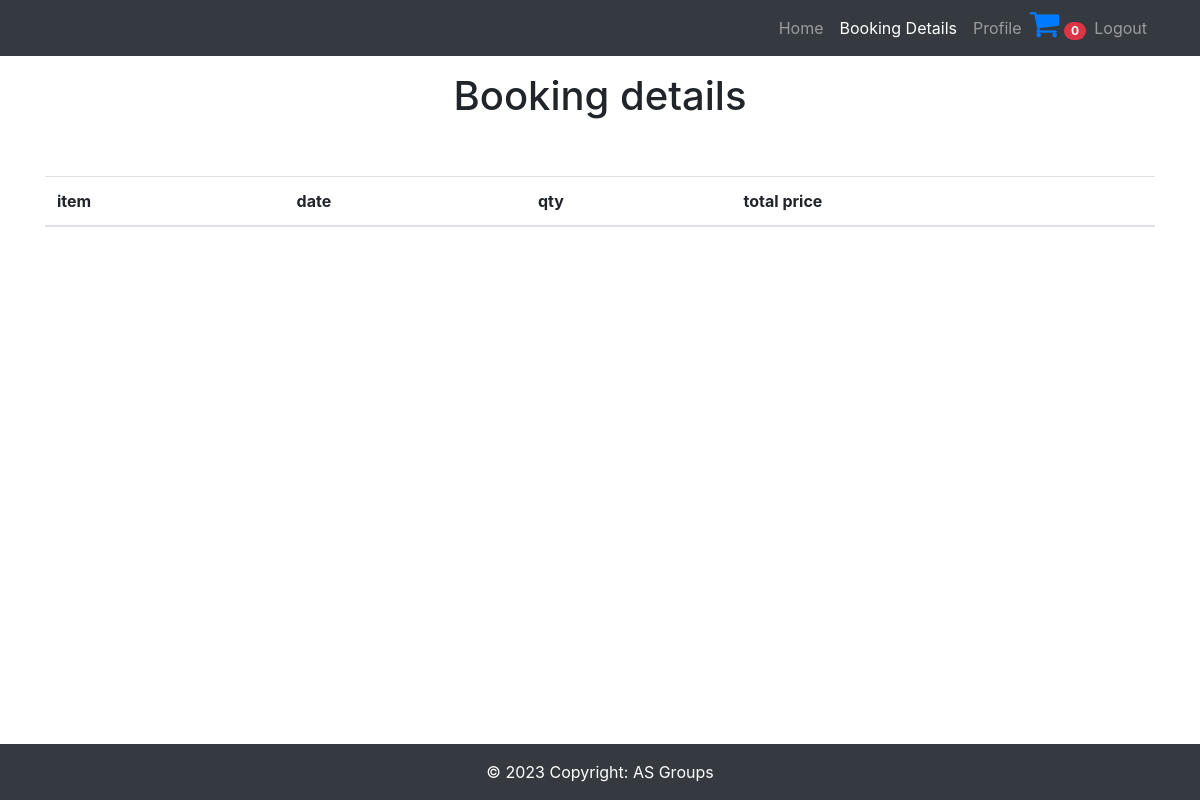
/book_details (signed in), run on an earlier commit of the app's database.
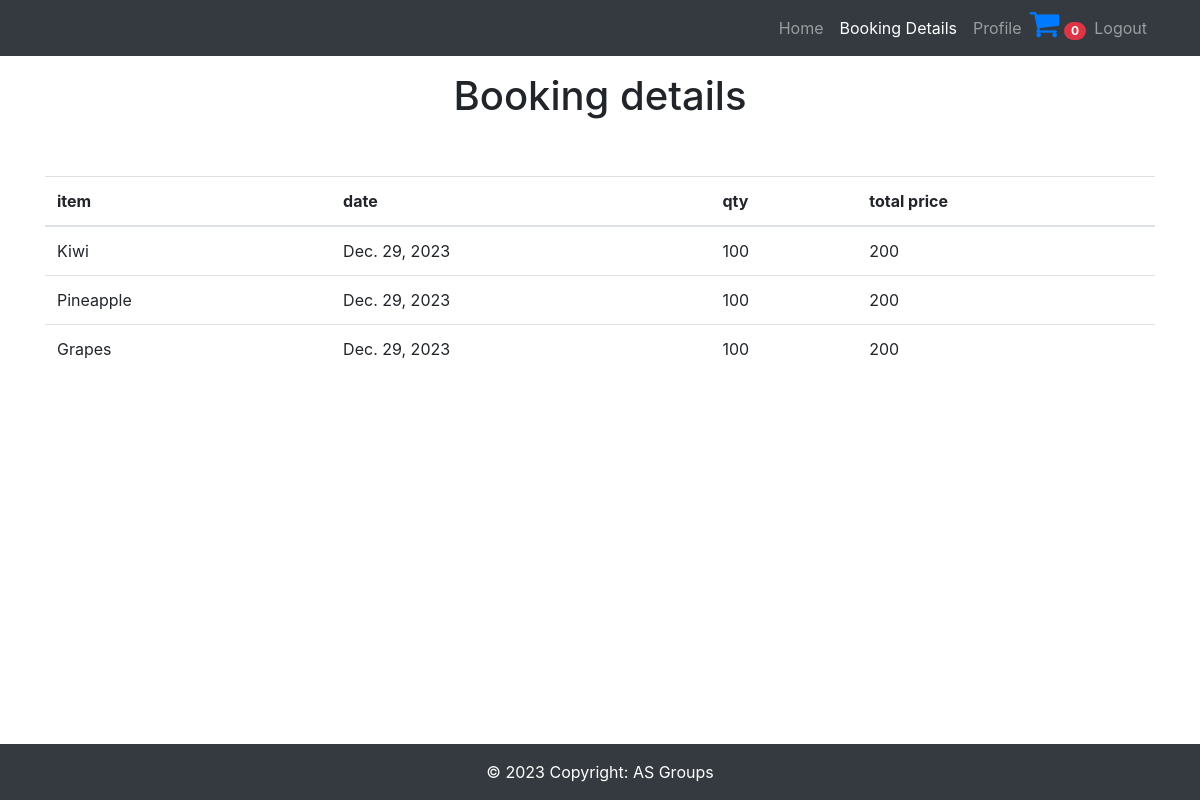
And on a later commit of the database.
### app1/models.py (models this page shows)
class bookings(models.Model):
    user_details=models.ForeignKey(register,on_delete=models.CASCADE)
    item_details=models.ForeignKey(product,on_delete=models.CASCADE)
    date=models.DateField()
    quantity=models.IntegerField()
    total_price=models.IntegerField()

class product(models.Model):
    pid = models.IntegerField(primary_key=True)
    pname=models.CharField(max_length=10)
    price=models.IntegerField()
    quantity=models.IntegerField()
    image=models.FileField()

### app1/views.py (the view)
# urls.py: path('book_details',views.booking_dtls),
def booking_dtls(re):
    user=register.objects.get(username=re.session['id'])
    book=bookings.objects.filter(user_details=user)
    return render(re,'bookings.html',{'bookings':book})

### template/bookings.html (shortened to what this page needs)
<!DOCTYPE html>
<html lang="en">
<head>
    <title>Document</title>{% extends "header.html" %}
        {% block nav %}
        <li class="nav-item"><a class="nav-link" href="../uhome">Home</a></li>
        <li class="nav-item"><a class="nav-link active" href="../book_details">Booking Details</a></li>
            <li class="nav-item"><a class="nav-link" href="profile">Profile</a></li>
                <li class="nav-item "><a href="cart">
            <i class="fa fa-shopping-cart fa-2x"></i>
            <span class="badge badge-pill badge-danger">{% if d1 %}{{ d1.count }}{% else %}0{% endif %}</span>
        </a></li>
        <li class="nav-item"><a class="nav-link" href="../user_logout">Logout</a></li>
        {% endblock nav %}
        {% block body %}
        <div class="all-page-title page-breadcrumb">
            <div class="container text-center">
                <div class="row mt-3">
                    <div class="col-lg-12">
                        <h1>Booking details</h1>
                    </div>
                </div>
            </div>
        </div>
    <div class="container">
      <table class="table table-stripped mt-5">
        <thead>
          <tr>
            <th>item</th>
            <th>date</th>
            <th>qty</th>
            <th>total price</th>
          </tr>
        </thead>
        <tbody>
        {% for i in bookings %}
          <tr>
            <td>{{i.item_details.pname}}</td>
            <td>{{i.date}}</td>
            <td>{{i.quantity}}</td>
            <td>{{i.total_price}}</td>
          </tr>
        {% endfor %}
        </tbody>
      </table>
    </div>
        {% endblock body %}

### template/header.html (shortened to what this page needs)
<!DOCTYPE html>
<html lang="en">
<head>
	 <link rel="stylesheet" href="https://cdnjs.cloudflare.com/ajax/libs/font-awesome/4.7.0/css/font-awesome.min.css">
<link rel="stylesheet" href="https://cdn.jsdelivr.net/npm/bootstrap@4.6.2/dist/css/bootstrap.min.css">
</head>
<body>
<header class="top-navbar" >
<nav class="navbar navbar-expand-lg navbar-dark bg-dark">
<div class="container">
<div class="collapse navbar-collapse" id="navbars-rs-food">
					<ul class="navbar-nav ml-auto ">
						{% block nav %}{% endblock nav %}
</div>
</nav>
</header>
{% block body %}
{% endblock body%}
<footer class="bg-dark text-center text-lg-start fixed-bottom">
  <div class="text-center p-3 text-white" >
    © 2023 Copyright:
    <a class="text-white" href="#">AS Groups</a>
  </div>
</footer>
</body>
</html>

What changed in the data, as far as the page shows it:
added bookings: item_details.pname "Kiwi", date "Dec. 29, 2023", quantity "100", total_price "200"
added bookings: item_details.pname "Pineapple", date "Dec. 29, 2023", quantity "100", total_price "200"
added bookings: item_details.pname "Grapes", date "Dec. 29, 2023", quantity "100", total_price "200"
